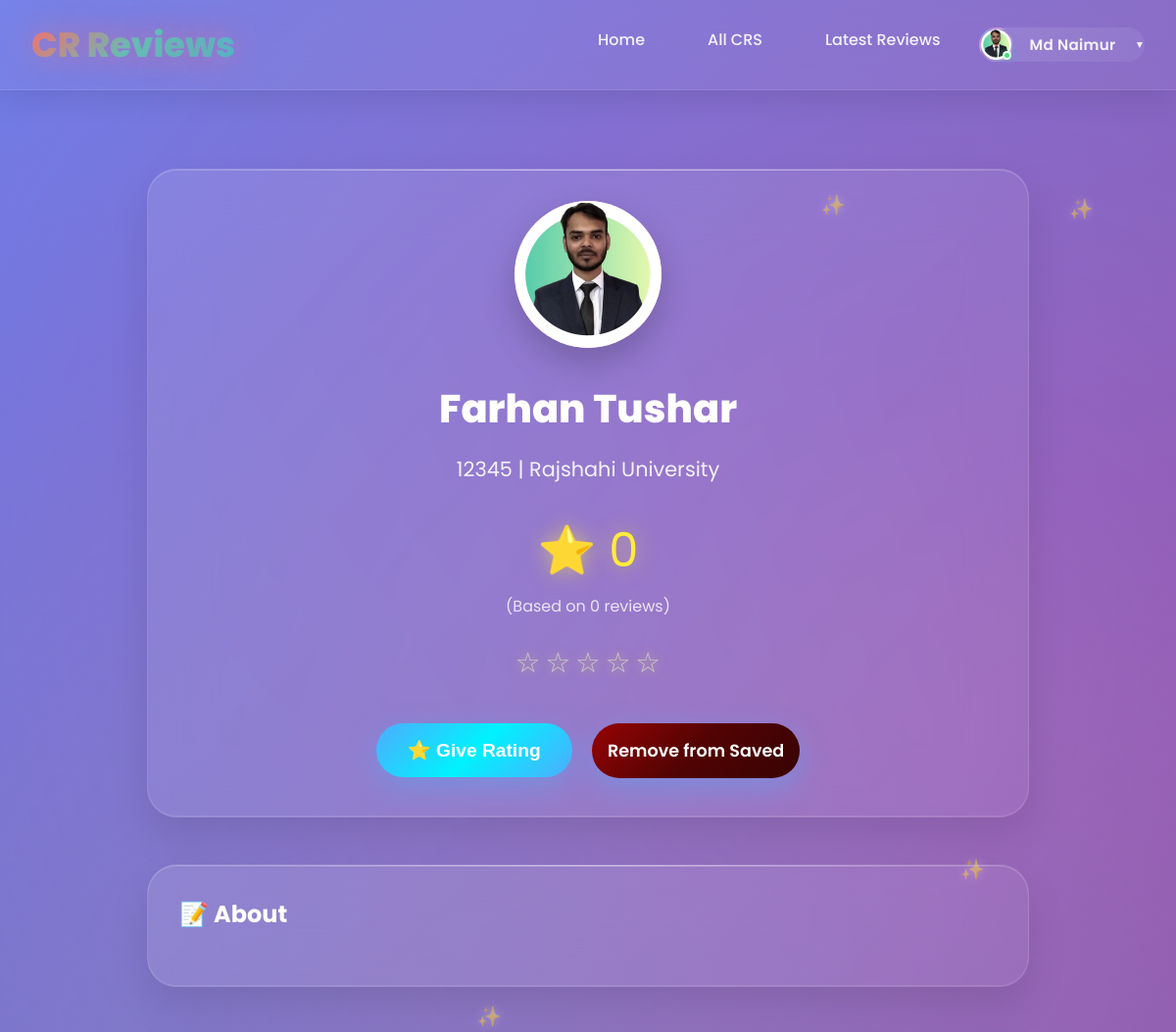
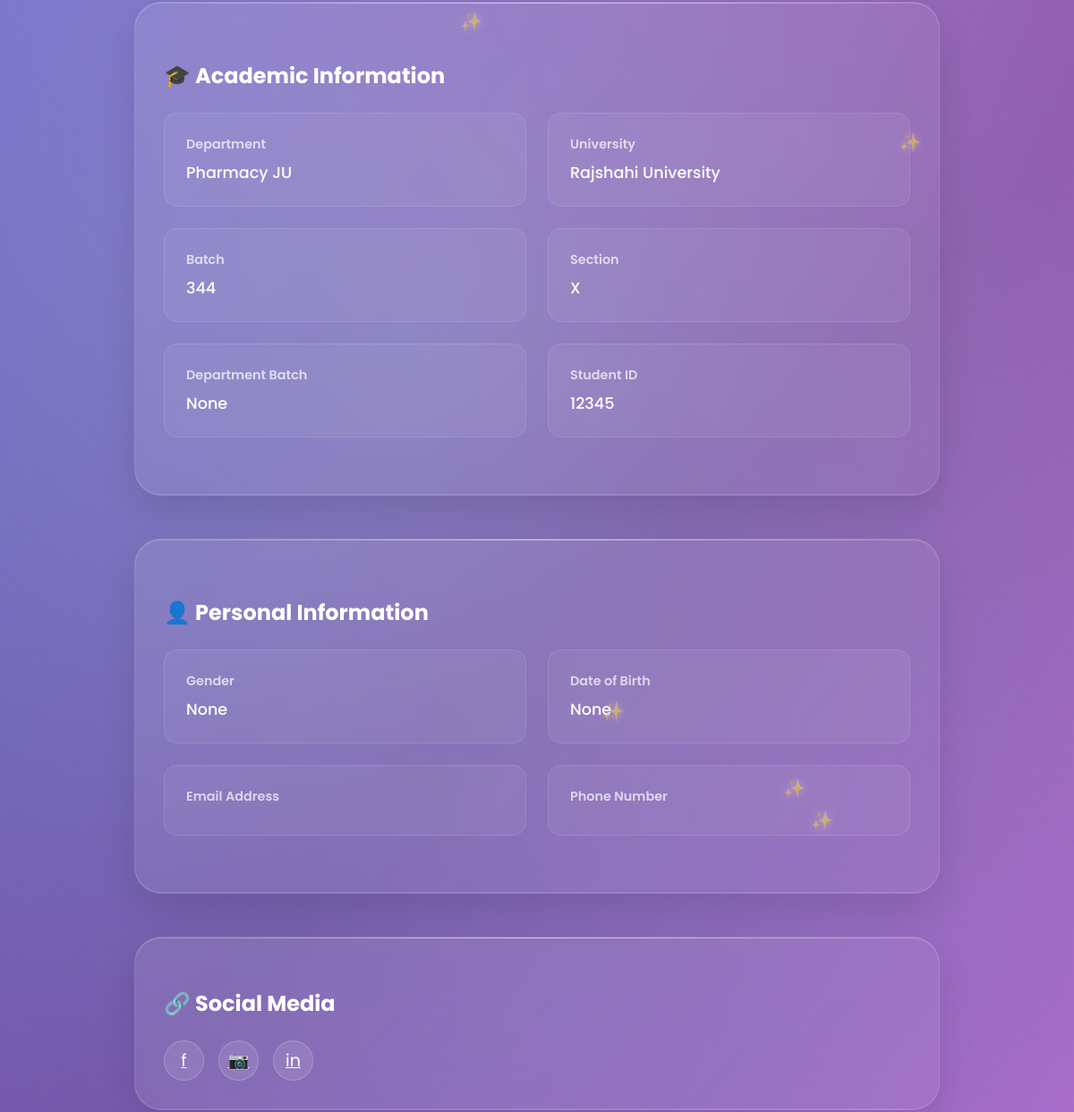
Before: /cr_profile/farhan-tushar-d8d567/ (signed in, upper part) with the older database file (2 pictures, top to bottom).
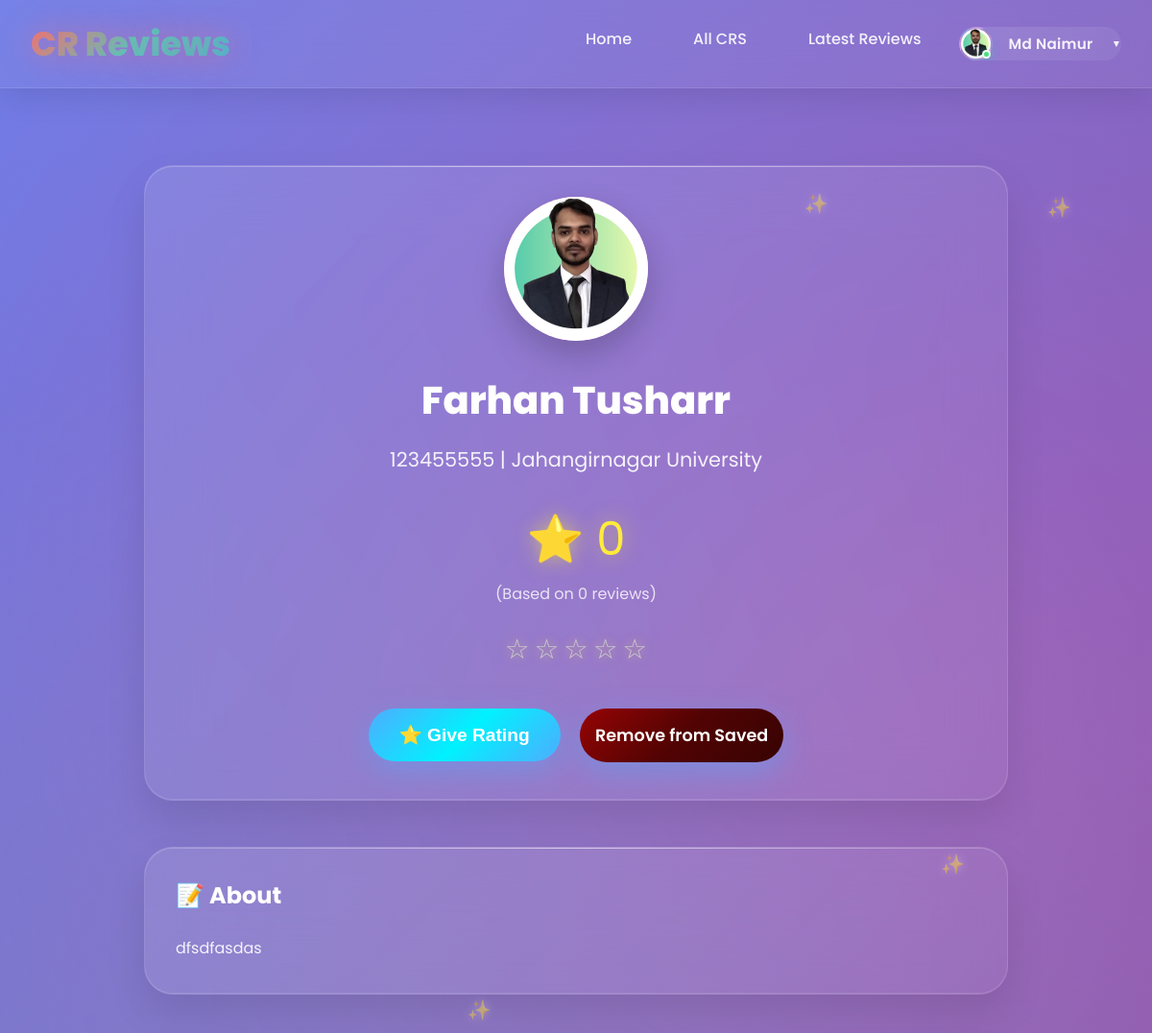
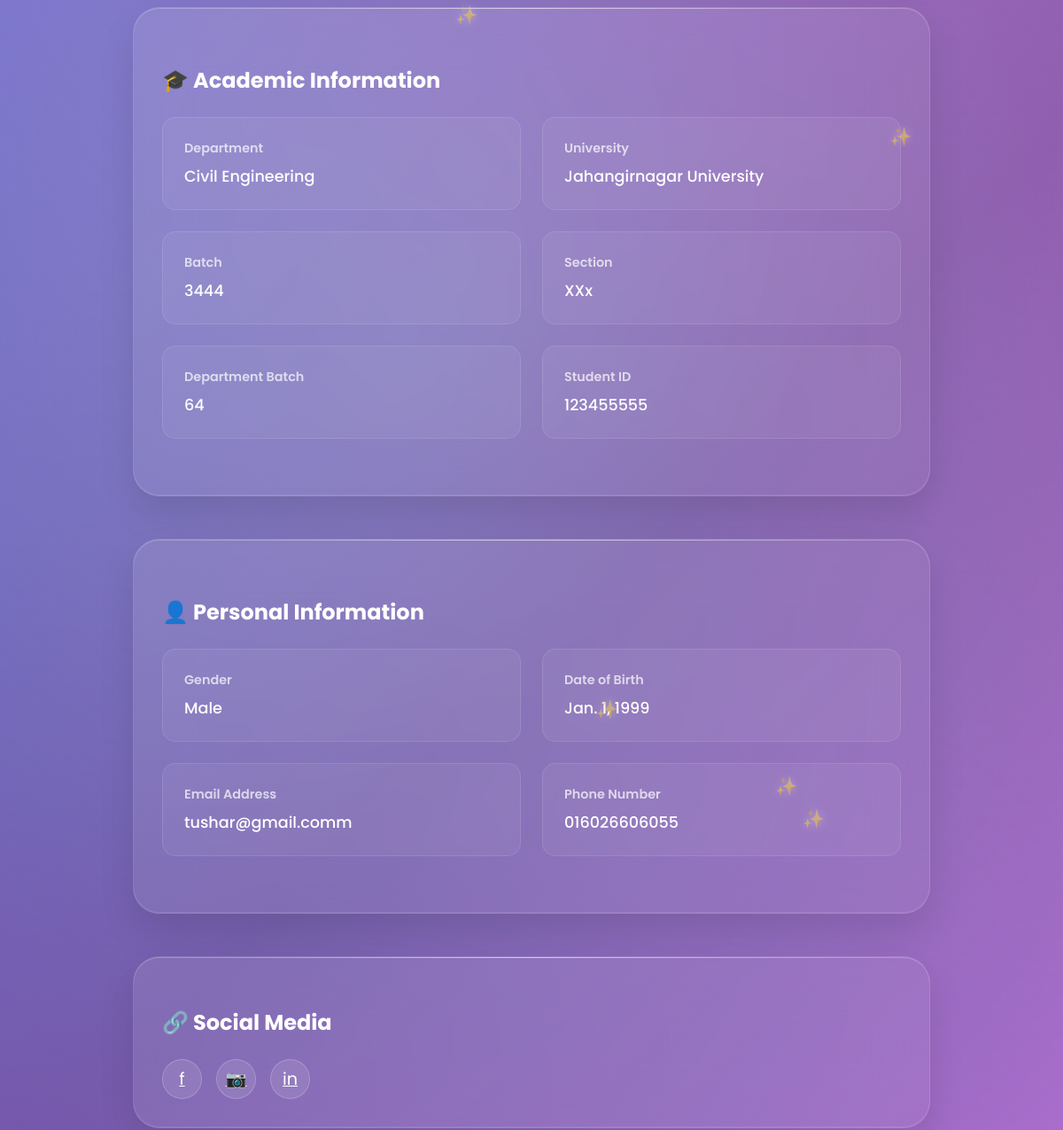
After: the same page with the newer database file (2 pictures, top to bottom).
### userprofile/models.py (models this page shows, shortened)
class User(AbstractBaseUser,PermissionsMixin):
    university=models.ForeignKey(University, on_delete=models.SET_NULL,related_name='university',null=True,blank=True)
    department=models.ForeignKey(Department, on_delete=models.SET_NULL,related_name='department',null=True,blank=True)
    profile_picture=models.ImageField(upload_to=user_profile_picture_path,null=True,blank=True)
    first_name = models.CharField(max_length=50)
    last_name = models.CharField(max_length=50)
    gender = models.CharField(choices=[('M', 'Male'), ('F', 'Female')], max_length=1)
    email = models.EmailField(unique=True)
    phone=models.CharField(max_length=20,null=True,blank=True)
    date_of_birth=models.DateField(null=True,blank=True)
    student_id=models.CharField(max_length=50,unique=True)
    batch=models.CharField(max_length=20,null=True,blank=True)
    dept_batch = models.CharField(max_length=20 , blank=True, null=True)
    section=models.CharField(max_length=20,null=True,blank=True)
    bio=models.TextField(null=True,blank=True)
    facebook_url=models.URLField(default='https://www.facebook.com/')
    instagram_url=models.URLField(default='https://www.instagram.com/')
    linkedin_url=models.URLField(default='https://www.linkedin.com/')
    role=models.CharField(max_length=20, default='student')
    slug=models.SlugField(blank=True,unique=True)
    is_active = models.BooleanField(default=True)
    is_staff = models.BooleanField(default=False)
    created_at = models.DateTimeField(auto_now_add=True)
    updated_at = models.DateTimeField(auto_now=True)
    deleted_at = models.DateTimeField(blank=True, null=True)
    USERNAME_FIELD = 'email'
    REQUIRED_FIELDS = ['first_name','last_name']
    objects = CustomUserManager()

### cr/models.py (models this page shows, shortened)
class CrProfile(models.Model):
    user=models.OneToOneField('userprofile.User', on_delete=models.CASCADE,related_name='user_profile')
    university=models.ForeignKey(University, on_delete=models.CASCADE,related_name='university_crs')
    department=models.ForeignKey(Department, on_delete=models.CASCADE,related_name='department_crs')
    profile_picture = models.ImageField(upload_to='cr_profile_pictures/', blank=True, null=True)
    name = models.CharField(max_length=100)
    gender = models.CharField(choices=[('M', 'Male'), ('F', 'Female')], max_length=1)
    email = models.EmailField(blank=True, null=True)
    phone = models.CharField(max_length=30, blank=True, null=True)
    st_id = models.CharField(max_length=50, unique=True)
    batch = models.CharField(max_length=20)
    dept_batch = models.CharField(max_length=20 , blank=True, null=True)
    section = models.CharField(max_length=10)
    bio = models.TextField(blank=True, null=True)
    date_of_birth = models.DateField(blank=True, null=True)
    slug = models.SlugField(unique=True, blank=True)
    facebook_url = models.URLField(default='https://www.facebook.com/')
    instagram_url = models.URLField(default='https://www.instagram.com/')
    linkedin_url = models.URLField(default='https://www.linkedin.com/')
    created_at=models.DateTimeField(auto_now_add=True)
    updated_at=models.DateTimeField(auto_now=True)
    deleted_at=models.DateTimeField(auto_now=True,blank=True,null=True)
    @property
    def average_rating(self):
        avg=self.cr_reviews.aggregate(Avg('rating'))['rating__avg']
        return round(avg,1) if avg else 0

class University(models.Model):
    Public = "Public"
    Private = "Private"
    university_type = [
        (Public,"Public"),
        (Private,"Private"),
    ]
    title =models.CharField(max_length=100,unique=True,blank=False,null=False)
    type =models.CharField(max_length=100,choices=university_type)
    address=models.CharField(max_length=150, blank=True, null=True)
    slug=models.SlugField(blank=True,unique=True)
    created_at=models.DateTimeField(auto_now_add=True)
    updated_at=models.DateTimeField(auto_now=True)
    daleted_at=models.DateTimeField(auto_now=True,blank=True,null=True)
    def __str__(self):
        return self.title

class Department(models.Model):
    university=models.ForeignKey(University, on_delete=models.CASCADE,related_name='departments')
    title=models.CharField(max_length=50,unique=True,blank=False,null=False)
    code=models.CharField(max_length=50,unique=True,blank=True,null=True)
    slug=models.SlugField(blank=True,unique=True)
    created_at=models.DateTimeField(auto_now_add=True)
    updated_at=models.DateTimeField(auto_now=True)
    daleted_at=models.DateTimeField(auto_now=True,blank=True,null=True)
    def __str__(self):
        return self.title

### cr/views.py (the view)
# urls.py: path('cr_profile/<str:slug>/',cr_profile,name='cr_profile'),
def cr_profile(request,slug):
    cr_profile=get_object_or_404(CrProfile,slug=slug)
    review=Review.objects.filter(cr_profile=cr_profile).order_by('-created_at')
    paginator = Paginator(review,5)
    page_number = request.GET.get('page',1)
    try:
        review=paginator.page(page_number)
    except PageNotAnInteger:
        review=paginator.page(1)
    except EmptyPage:
        review=paginator.page(1)
    is_saved = False
    if request.user.is_authenticated:
        is_saved = cr_profile.saved_by.filter(user=request.user).exists()
    context={
        'cr_profile':cr_profile,
        'review':review,
        'paginator':paginator,
        'is_saved':is_saved
    }
    return render(request,'profile.html',context)

### templates/profile.html (shortened to what this page needs)
{% extends 'base.html' %}
{% load static %}
{% block content %}
    <div id="cr-profile" class="page">
        <div class="container">
            <div style="max-width: 900px; margin: 0 auto;">
                <div class="search-section" style="text-align: center; margin-bottom: 3rem;">
                    <div class="profile-photo" style="width: 150px; height: 150px; font-size: 4rem; margin: 0 auto 2rem; position: relative;" id="profile-photo">
                         {% if cr_profile.profile_picture %}
                        <img src="{{ cr_profile.profile_picture.url }}" alt="{{ cr_profile.name }}" />
                        {% else %}
                        <span>{{ cr_profile.name|first|upper }}</span>
                        {% endif %}
                    </div>
                    <h1 style="color: white; font-size: 2.5rem; font-weight: 800; margin-bottom: 1rem;" id="profile-name">{{cr_profile.name}}</h1>
                    <p style="color: rgba(255,255,255,0.9); font-size: 1.3rem; margin-bottom: 1.5rem;" id="profile-info">
                        {{cr_profile.st_id}} | {{cr_profile.university}}
                    </p>
                    <div style="margin: 2rem 0;">
                        <div style="font-size: 3rem; color: #ffeb3b; text-shadow: 0 0 20px rgba(255,235,59,0.5);">
                            ⭐ {{cr_profile.average_rating}}
                        </div>
                        <div style="color: rgba(255,255,255,0.8); margin-top: 0.5rem;" id="review-count">
                            (Based on {{review.paginator.count}} reviews)
                        </div>
                        <div class="rating">
                            {% for i in "12345" %} {% if forloop.counter <= cr_profile.average_rating %}
                            <span class="star filled">★</span>
                            {% else %}
                            <span class="star">☆</span>
                            {% endif %} {% endfor %}
                        </div>
                    </div>
                    <button class="btn" onclick="openRatingModal('{{ cr_profile.slug }}', '{{ cr_profile.name }}')" style="font-size: 1.2rem; padding: 1rem 2rem;">
                        ⭐ Give Rating
                    </button>
                 {% if user.is_authenticated %}
                    {% if is_saved %}
                    <a href="{% url 'remove_saved_cr' cr_profile.slug %}" class="button_remove">
                    Remove from Saved
                    </a>
                    {% else %}
                    <a href="{% url 'save_cr' cr_profile.slug %}" class="button_save">
                    💾 Save CR
                    </a>
                    {% endif %}
                {% endif %}
                </div>
                <div class="search-section">
                    <div class="card1">
                        <h3 class="card-title1">📝 About</h3>
                        <div class="about-content">
                        {{cr_profile.bio}}
                        </div>
                    </div>
                </div>
                <div class="search-section">
                 <div class="card1" style="margin-top: 2rem;">
                    <h3 class="card-title1">🎓 Academic Information</h3>
                    <div class="info-grid">
                        <div class="info-item">
                            <div class="info-label">Department</div>
                            <div class="info-value">{{cr_profile.department}}</div>
                        </div>
                        <div class="info-item">
                            <div class="info-label">University</div>
                            <div class="info-value">{{cr_profile.university}}</div>
                        </div>
                        <div class="info-item">
                            <div class="info-label">Batch</div>
                            <div class="info-value">{{cr_profile.batch}}</div>
                        </div>
                        <div class="info-item">
                            <div class="info-label">Section</div>
                            <div class="info-value">{{cr_profile.section}}</div>
                        </div>
                        <div class="info-item">
                            <div class="info-label">Department Batch</div>
                            <div class="info-value">{{cr_profile.dept_batch}}</div>
                        </div>
                        <div class="info-item">
                            <div class="info-label">Student ID</div>
                            <div class="info-value">{{cr_profile.st_id}}</div>
                        </div>
                        </div>
                    </div>
                </div>
                <div class="search-section">
                 <div class="card1" style="margin-top: 2rem;">
                    <h3 class="card-title1">👤 Personal Information</h3>
                    <div class="info-grid">
                        <div class="info-item">
                            <div class="info-label">Gender</div>
                            {% if cr_profile.gender == 'M' %}
                            <div class="info-value">Male</div>
                            {% elif cr_profile.gender == 'F' %}
                            <div class="info-value">Female</div>
                            {% else %}
                            <div class="info-value">None</div>
                            {% endif %}
                        </div>
                        <div class="info-item">
                            <div class="info-label">Date of Birth</div>
                            <div class="info-value">{{cr_profile.date_of_birth}}</div>
                        </div>
                        <div class="info-item">
                            <div class="info-label">Email Address</div>
                            <div class="info-value">{{cr_profile.email}}</div>
                        </div>
                        <div class="info-item">
                            <div class="info-label">Phone Number</div>
                            <div class="info-value">{{cr_profile.phone}}</div>
                        </div>
                    </div>
                    </div>
                </div>
                <div class="search-section">
                    <h3 class="card-title1" style="margin-top: 1.5rem;">🔗 Social Media</h3>
                    <div class="social-links">
                        <a href="{{cr_profile.facebook_url}}" class="social-btn" title="Facebook">f</a>
                        <a href="{{cr_profile.instagram_url}}" class="social-btn" title="Instagram">📷</a>
                        <a href="{{cr_profile.linkedin_url}}" class="social-btn" title="LinkedIn">in</a>
                    </div>
                </div>
            </div>
        </div>
    </div>
{% endblock content %}

### templates/base.html (shortened to what this page needs)
<!DOCTYPE html>
<html lang="en">
{% load static %}
<head>
    <link rel="stylesheet" href="{% static 'style.css' %}">
    <link rel="stylesheet" href="{% static 'add_cr.css' %}">
    <link rel="stylesheet" href="{% static 'user_dashboard.css' %}">
    <link rel="stylesheet" href="{% static 'edit_user_settings.css' %}">
</head>
<body>
    <nav class="navbar">
        <div class="nav-container">
            <a href="home.html" class="logo">CR Reviews</a>
            <ul class="nav-links">
                <li><a href="{% url 'home' %}" class="nav-link">Home</a></li>
                <li><a href="{% url 'all_cr' %}" class="nav-link" >All CRS</a></li>
                <li><a href="{% url 'latest_reviews' %}" class="nav-link" >Latest Reviews</a></li>
                {% if user.is_authenticated %}
                <li class="user-dropdown">
                <a href="#" class="nav-link user-profile-btn">
                    <span class="user-avatar">
                    {% if user.profile_picture %}
                        <img src="{{ user.profile_picture.url }}" alt="{{ user.name }}" />
                    {% else %}
                        {{ user.first_name|first|upper }}
                    {% endif %}
                    </span>
                    <span class="user-name">{{user.first_name}}</span>
                    <span class="dropdown-arrow">▼</span>
                </a>
                </li>
                {% else %}
                <li><a href="{% url 'login'%}" class="nav-link" >Login</a></li>
                <li><a href="{%url 'registration'%}" class="nav-link">Registration</a></li>
                {% endif %}
            </ul>
        </div>
    </nav>
    {% block content %}
    {% endblock content %}
</body>
</html>

Changed rows visible on the page:
changed CrProfile: name "Farhan Tushar" → "Farhan Tusharr"; st_id "12345" → "123455555"; university "Rajshahi University" → "Jahangirnagar University"; bio (not shown) → "dfsdfasdas"; department "Pharmacy JU" → "Civil Engineering"; batch "344" → "3444"; section "X" → "XXx"; dept_batch "None" → "64"; gender empty → "M" (drawn); date_of_birth "None" → "Jan. 1, 1999"; email (not shown) → "tushar@gmail.comm"; phone (not shown) → "016026606055"
Other visible differences:
text no longer shown: "None"
text now shown: "Male"
